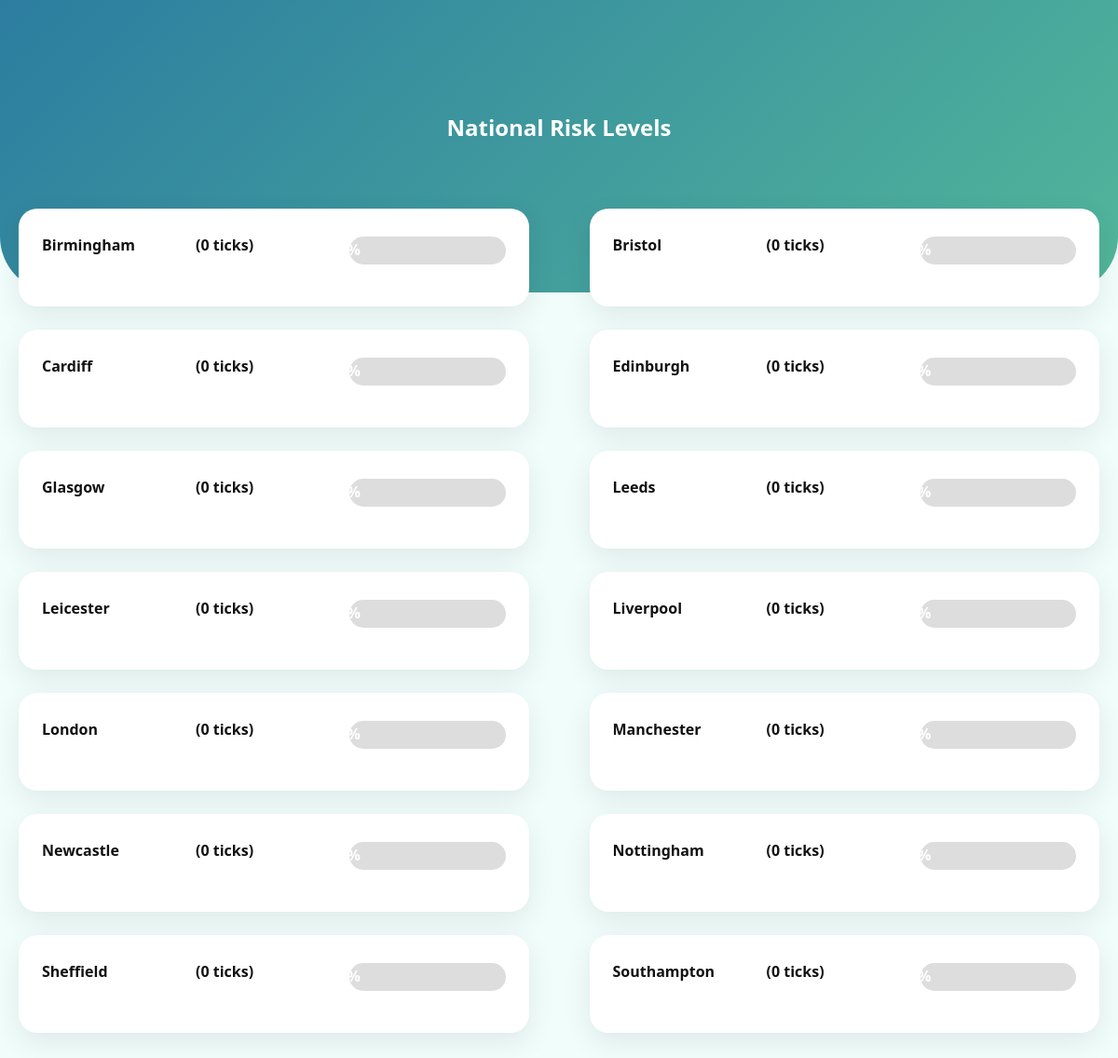
The app's page /Pages/regional-risk-levels.php with its own data.
### tables this page shows
CREATE TABLE IF NOT EXISTS location (
    location_id INTEGER PRIMARY KEY AUTO_INCREMENT,
    location_name VARCHAR(40) NOT NULL UNIQUE
);

### functions/risk-levels-functions.php (called while the page is built)
<?php
function getTotalTicksUK($conn){
    include_once('../functions/db_connect.php');
    $result=$conn->query("SELECT COUNT(*) AS total FROM sighting");
    $row=$result->fetch_assoc();
    return $row['total'] ?? 0;
}
function getTicksInCity($location_name, $conn){
    include_once('../functions/db_connect.php');
    $stmt=$conn->prepare(
        "SELECT
        l.location_name, COUNT(s.row_num)
        AS total_ticks
        FROM sighting s
        INNER JOIN location l ON s.location_id = l.location_id
        WHERE l.location_name=?
        GROUP BY l.location_name
        ORDER BY total_ticks ASC
        ");
    $stmt->bind_param("s", $location_name);
    $stmt->execute();
    $result=$stmt->get_result();
    $row=$result->fetch_assoc();
    return $row['total_ticks'] ?? 0;
}
function getPercentage($location_name, $conn){
    include_once('../functions/db_connect.php');
    $totalUK=getTotalTicksUK($conn);
    $cityTicks=getTicksInCity($location_name, $conn);
    if ($totalUK==0) return 0;
    return ($cityTicks/$totalUK)*1000;
}
?>

### Pages/regional-risk-levels.php (the view, shortened to what this page needs)
<?php
include('../functions/db_connect.php');
include('../functions/risk-levels-functions.php');
?>
<!DOCTYPE html>
<html lang="en">
<head>
    <link rel="stylesheet" href="../style/style.css">
</head>
<body class="dashboard-body" onload="loadNavbar()">
    <section class="banner-section">
        <div class="content-container">
            <h1>National Risk Levels</h1>
        </div>
    </section>
    <main class="risk-levels-container" role="main">
        <div class="col-grp">
            <?php
            $result = $conn->query("SELECT location_name FROM location");
            while ($row = $result->fetch_assoc()) {
                $city = $row['location_name'];
                $ticks = getTicksInCity($city, $conn);
                $percentage = getPercentage($city, $conn);
                if ($percentage < 60) {
                    $class = "low-risk";
                } elseif ($percentage < 80) {
                    $class = "medium-risk";
                } else {
                    $class = "high-risk";
                }
                ?>
                <div class="risk-grid">
                    <div class="risk-card">
                        <div class="city">
                            <label><?php echo $city; ?></label>
                            <label>(<?php echo $ticks; ?> ticks)</label>
                            <div class="risk-progress-bar">
                                <div class="risk-progress-fill <?php echo $class; ?>"
                                    style="width: <?php echo $percentage; ?>%;">
                                    <?php echo round($percentage); ?>%
                                </div>
                            </div>
                        </div>
                    </div>
                </div>
                <?php
            }
            ?>
        </div>
    </main>
</body>
</html>

### Style/style.css (style rules this page uses)
:root { --primary: #1f7a7a; --secondary: #5bc0be; --light-bg: #f0fdfa; --gradient: linear-gradient(135deg, #2c7da0, #52b69a); }
* { box-sizing: border-box; margin: 0; padding: 0; }
body { background: var(--light-bg); font-family: system-ui, -apple-system, sans-serif; line-height: 1.4; color: #111; }
.banner-section { background: var(--gradient); color: #fff; padding: 120px 0 160px; border-bottom-left-radius: 60px; border-bottom-right-radius: 60px; text-align: center; }
.content-container { width: 90%; max-width: 900px; margin: auto; }
.risk-card { grid-column: span 6; }
.risk-levels-container { width: 100%; max-width: 1200px; margin: -90px auto 60px; display: flex; flex-direction: column; }
.risk-progress-bar { width: 100%; height: 30px; background-color: #ddd; border-radius: 20px; overflow: hidden; margin-top: 5px; flex: 1; }
.risk-progress-fill { height: 100%; width: 0; transition: width 0.5s ease; display: flex; align-items: center; justify-content: center; color: white; font-weight: bold; }
.city { margin-bottom: 20px; display: flex; align-items: center; gap: 15px; }
.city label { font-weight: bold; display: block; margin-bottom: 5px; width: 150px; }
.low-risk { background-color: #4caf50; }
.risk-grid { display: grid; grid-template-columns: repeat(auto-fit, minmax(400px, 1fr)); gap: 20px; width: 100%; max-width: 1000px; margin: 0 auto; padding: 0 20px; }
.risk-card { width: 100%; height: auto; background: #fff; border-radius: 20px; box-shadow: 0 10px 30px rgba(0, 0, 0, 0.08); padding: 25px; transition: transform 0.2s ease; text-decoration: none; }
.risk-levels-container .col-grp { display: grid; grid-template-columns: repeat(2, minmax(320px, 1fr)); gap: 25px; margin-bottom: 20px; align-items: start; }
.risk-levels-container .col-grp>.risk-grid { width: 100%; }
.risk-card { width: 100%; box-sizing: border-box; }

### records on screen
location: location_name "Birmingham", ticks "0"
location: location_name "Bristol", ticks "0"
location: location_name "Cardiff", ticks "0"
location: location_name "Edinburgh", ticks "0"
location: location_name "Glasgow", ticks "0"
location: location_name "Leeds", ticks "0"
location: location_name "Leicester", ticks "0"
location: location_name "Liverpool", ticks "0"
location: location_name "London", ticks "0"
location: location_name "Manchester", ticks "0"
location: location_name "Newcastle", ticks "0"
location: location_name "Nottingham", ticks "0"
location: location_name "Sheffield", ticks "0"
location: location_name "Southampton", ticks "0"
